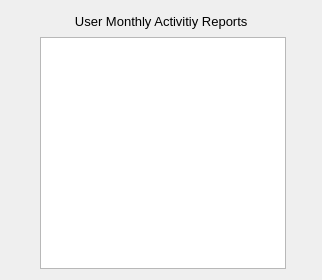
<?xml version="1.0" encoding="UTF-8"?>
<ui version="4.0">
 <class>ReviewReportDialog</class>
 <widget class="QDialog" name="ReviewReportDialog">
  <property name="geometry">
   <rect>
    <x>0</x>
    <y>0</y>
    <width>322</width>
    <height>280</height>
   </rect>
  </property>
  <property name="font">
   <font>
    <family>Mongolian Baiti</family>
    <pointsize>11</pointsize>
   </font>
  </property>
  <property name="windowTitle">
   <string>Dialog</string>
  </property>
  <layout class="QGridLayout" name="gridLayout_2">
   <item row="0" column="0">
    <layout class="QGridLayout" name="gridLayout">
     <item row="0" column="0">
      <spacer name="horizontalSpacer_3">
       <property name="orientation">
        <enum>Qt::Horizontal</enum>
       </property>
       <property name="sizeHint" stdset="0">
        <size>
         <width>39</width>
         <height>20</height>
        </size>
       </property>
      </spacer>
     </item>
     <item row="0" column="1">
      <widget class="QLabel" name="label">
       <property name="font">
        <font>
         <family>MS Shell Dlg 2</family>
         <pointsize>10</pointsize>
        </font>
       </property>
       <property name="text">
        <string>User Monthly Activitiy Reports </string>
       </property>
       <property name="alignment">
        <set>Qt::AlignCenter</set>
       </property>
      </widget>
     </item>
     <item row="0" column="2">
      <spacer name="horizontalSpacer_4">
       <property name="orientation">
        <enum>Qt::Horizontal</enum>
       </property>
       <property name="sizeHint" stdset="0">
        <size>
         <width>35</width>
         <height>20</height>
        </size>
       </property>
      </spacer>
     </item>
     <item row="1" column="1">
      <widget class="QListView" name="activitiesReviewListView">
       <property name="cursor" stdset="0">
        <cursorShape>PointingHandCursor</cursorShape>
       </property>
      </widget>
     </item>
    </layout>
   </item>
  </layout>
 </widget>
 <resources/>
 <connections/>
</ui>
